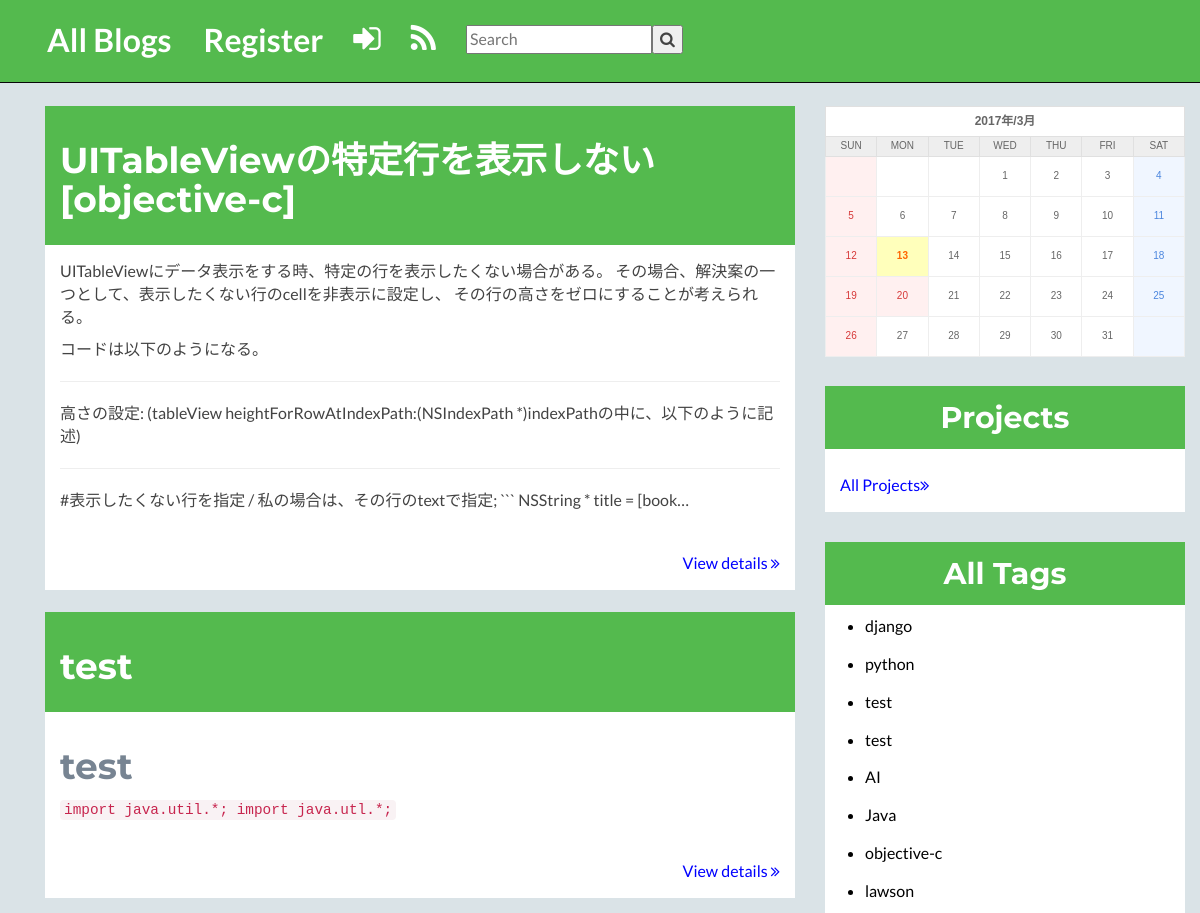
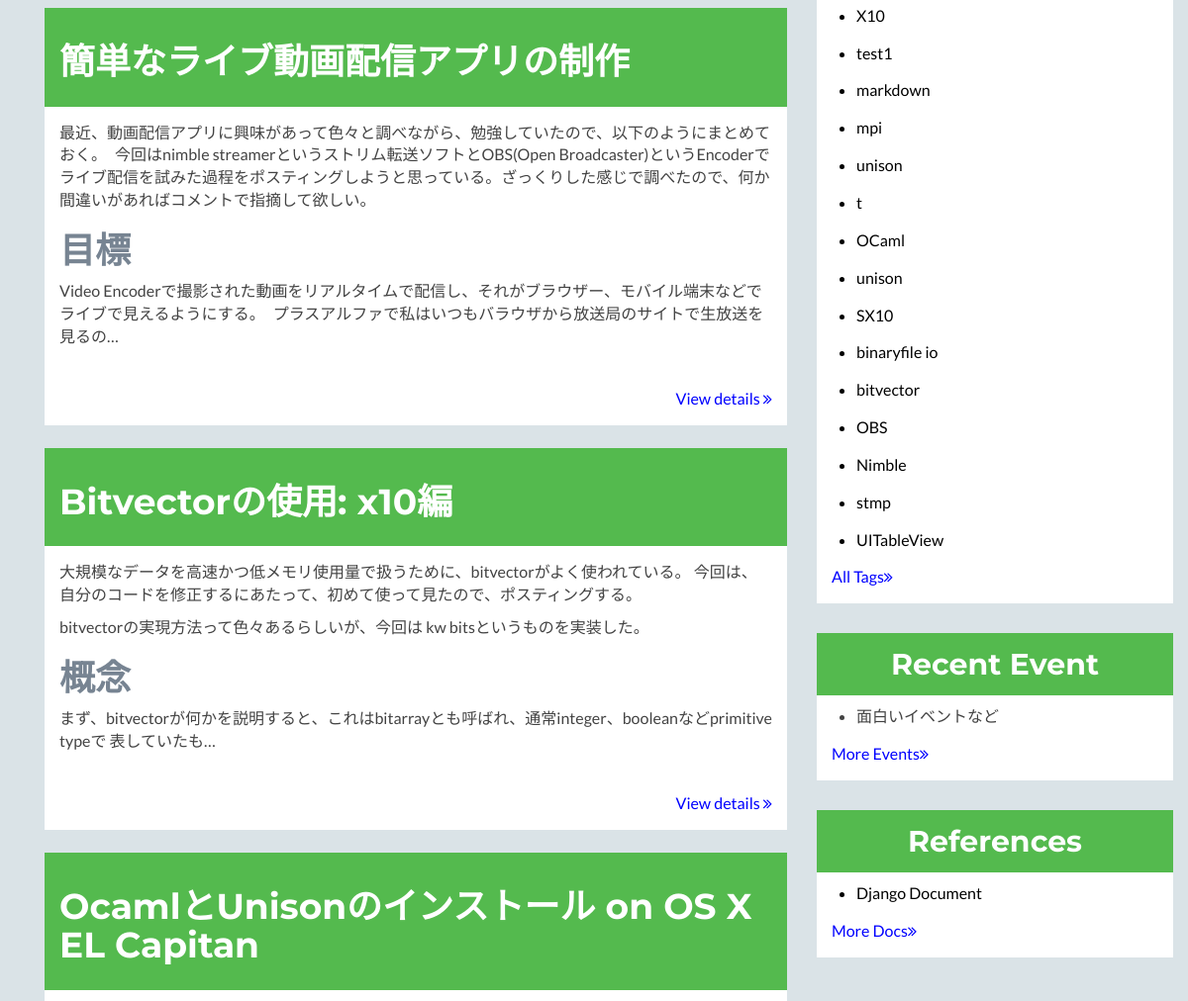
The app's page / (upper part), older data (2 pictures, top to bottom).
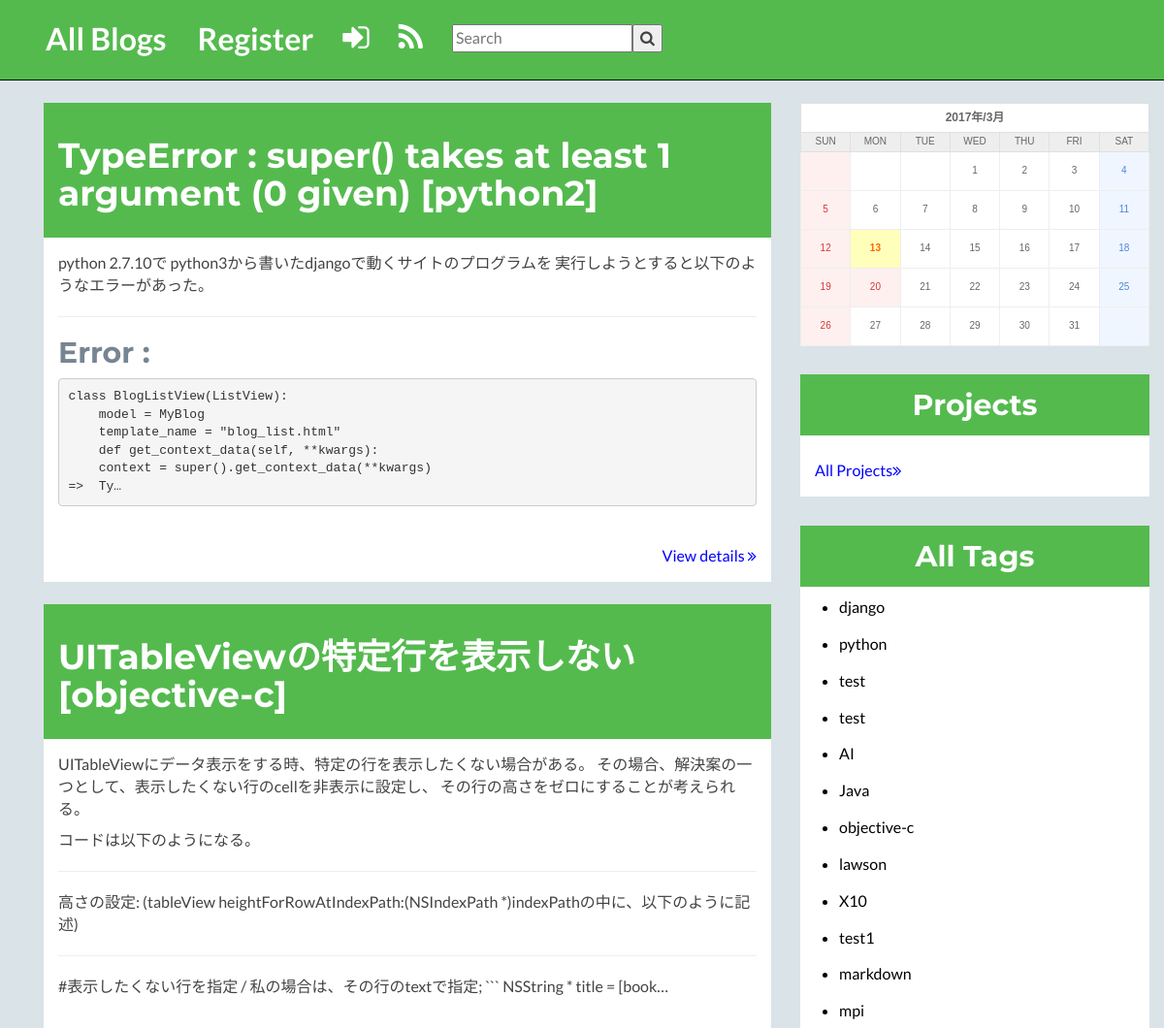
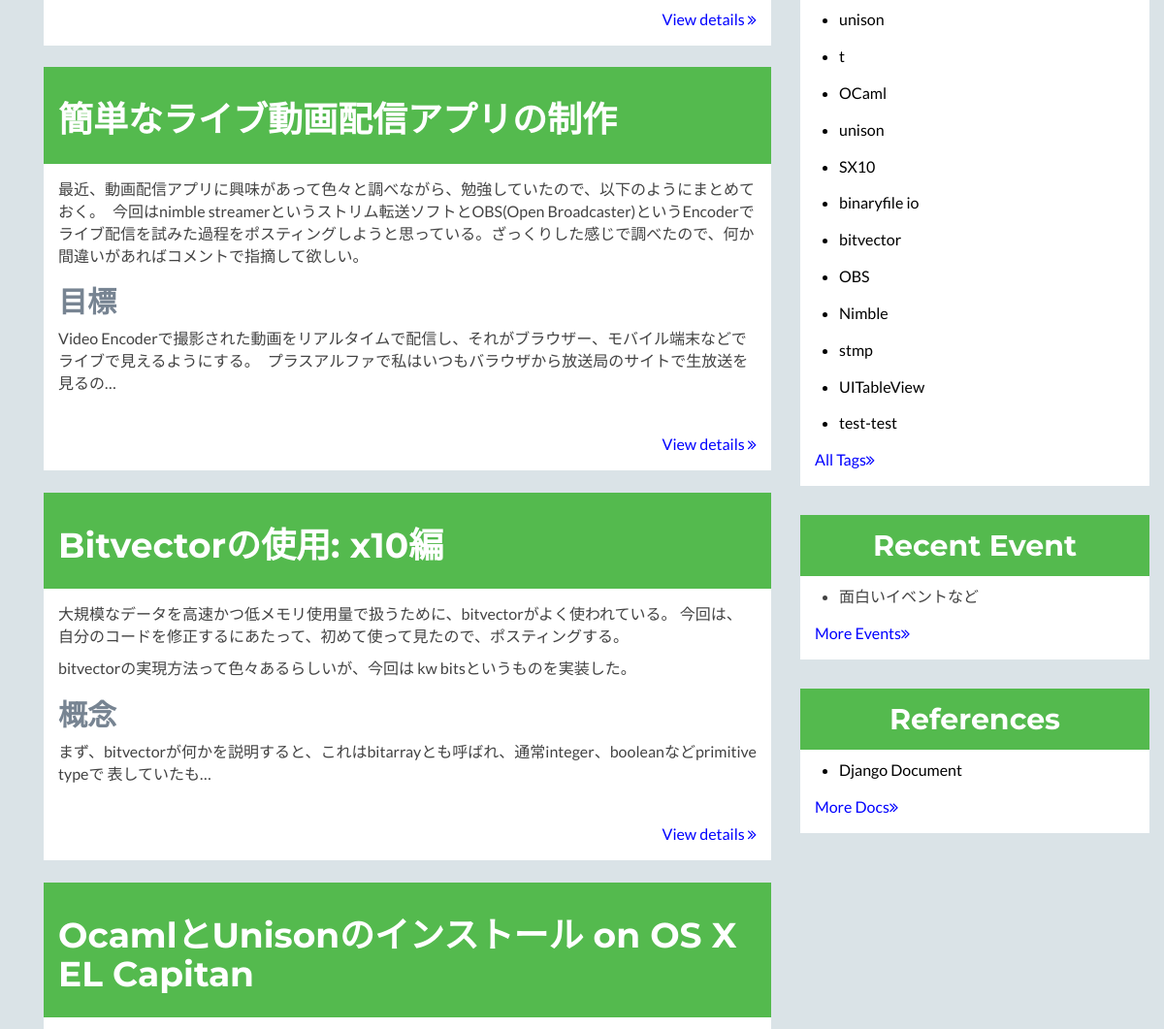
The same page, newer data (2 pictures, top to bottom).
### myblog/models.py (models this page shows, shortened)
class MyBlog(models.Model):
    title = models.CharField(max_length=255)
    body = MarkdownxField()
    tags = models.ManyToManyField(Tag)
    author = models.ForeignKey(User, null=True)
    publishing_date = models.DateTimeField(auto_now_add=True)
    slug = models.SlugField()

class Tag(models.Model):
    name = models.CharField(max_length=255)
    description = MarkdownxField()
    def __str__(self):
        return self.name

### myblog/views.py (the view)
# urls.py: url(r'^$', BlogListView.as_view(), name='blog_list'),
class BlogListView(ListView):
    model = MyBlog
    template_name = "blog_list.html"
    def get_context_data(self, **kwargs):
        context = super().get_context_data(**kwargs)
        context.update({
            'tags': Tag.objects.all(),
            'projects': ToDo.objects.all().order_by('-publishing_date'),
        })
        blog_list = MyBlog.objects.all().order_by('-publishing_date')
        page = int(self.request.GET.get('page')) -1 if self.request.GET.get('page') else None
        if page and page>0:
            context['object_list'] = blog_list[page*6-1: page*6+6]
        else:
            context['object_list'] = blog_list[0:6]
        pagination = list()
        for i in range(int(blog_list.count()/6)+1):
            pagination.append(i+1)
        context['pagination'] = pagination
        return context
    def get_queryset(self):
        return MyBlog.objects.order_by('publishing_date')

### templates/blog_list.html (shortened to what the changed rows need)
{% extends 'base.html' %}
{% load markdown_deux_tags %}
{% load staticfiles %}
{% block content %}
    <div class="container sections-wrapper">
        <div class="row">
            <div class="primary col-md-8 col-sm-12 col-xs-12">
                {% for blog in object_list %}
                    <table id="blog-table" style="pading: 10px; background: white; width: 100%; border-style: none;">
                        <tr><td style="background: #54ba4e;border-style: none;"><h1 style="color: white">{{ blog.title }}</h1></td></tr>
                        <tr><td style="border-style: none;">{{ blog.body|markdown:"STYLE"|safe|escape|truncatechars:300 }}</td></tr>
                        <tr><td align="right" style="pading: 10px;border-style: none;"><a role="button" href="{% url 'blog_details' slug=blog.slug %}" style="color: blue;">View details
                        <i class="fa fa-angle-double-right" aria-hidden="true"></i></a></td></tr>
                    </table>
                    <br>
                {% endfor %}
            </div>
            <div class="secondary col-md-4 col-sm-12 col-xs-12">
                <aside class="info aside section">
                    <div style="background: white; align = center; font-size: 16px" valign="middle">
                            <h2 style="color: white; background: #54ba4e; padding: 15px; text-align: center;">Projects</h2>
                    </div>
                </aside>
                <aside class="info aside section">
                    <div style="background: white; align = center; font-size: 16px" valign="middle">
                            <h2 style="color: white; background: #54ba4e; padding: 15px; text-align: center;">All Tags</h2>
                            <ul>
                            {% for tag in tags %}
                                <li style="color: black;"><a href="#">{{ tag }}</a></li>
                            {% endfor %}
                            </ul>
                    </div>
                </aside>
                <aside class="info aside section">
                    <div style="background: white; align = center; font-size: 16px" valign="middle">
                            <h2 style="color: white; background: #54ba4e; padding: 15px; text-align: center;">Recent Event</h2>
                    </div>
                </aside>
                <aside class="info aside section">
                    <div style="background: white; align = center; font-size: 16px" valign="middle">
                        <h2 style="color: white; background: #54ba4e; padding: 15px; text-align: center;">References</h2>
                    </div>
                </aside>
            </div>
        </div>
    </div>
{% endblock %}

Row changes from the older to the newer data that the page shows:
removed MyBlog: title "test", body "test import java.util.*; import java.utl.*;"
added MyBlog: title "TypeError : super() takes at least 1 argument (0 given) [python2]", body "python 2.7.10で python3から書いたdjangoで動くサイトのプログラムを 実行しようとすると以下のようなエラーがあった。 Error : class BlogListView(ListView): model = MyBlog template_name = \"blog_list.html\" def get_context_data(self, **kwargs): context = super().get_context_data(**kwargs) => Ty…"
added Tag: name "test-test"
